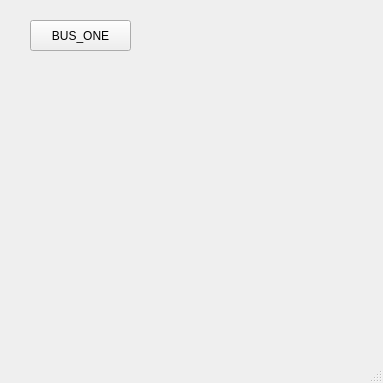
<?xml version="1.0" encoding="UTF-8"?>
<ui version="4.0">
 <class>MainWindow</class>
 <widget class="QMainWindow" name="MainWindow">
  <property name="geometry">
   <rect>
    <x>0</x>
    <y>0</y>
    <width>383</width>
    <height>383</height>
   </rect>
  </property>
  <property name="windowTitle">
   <string>MainWindow</string>
  </property>
  <widget class="QWidget" name="centralwidget">
   <widget class="QPushButton" name="pb_one">
    <property name="geometry">
     <rect>
      <x>30</x>
      <y>20</y>
      <width>101</width>
      <height>31</height>
     </rect>
    </property>
    <property name="text">
     <string>BUS_ONE</string>
    </property>
   </widget>
  </widget>
  <widget class="QMenuBar" name="menubar">
   <property name="geometry">
    <rect>
     <x>0</x>
     <y>0</y>
     <width>383</width>
     <height>21</height>
    </rect>
   </property>
  </widget>
  <widget class="QStatusBar" name="statusbar"/>
 </widget>
 <resources/>
 <connections/>
</ui>
